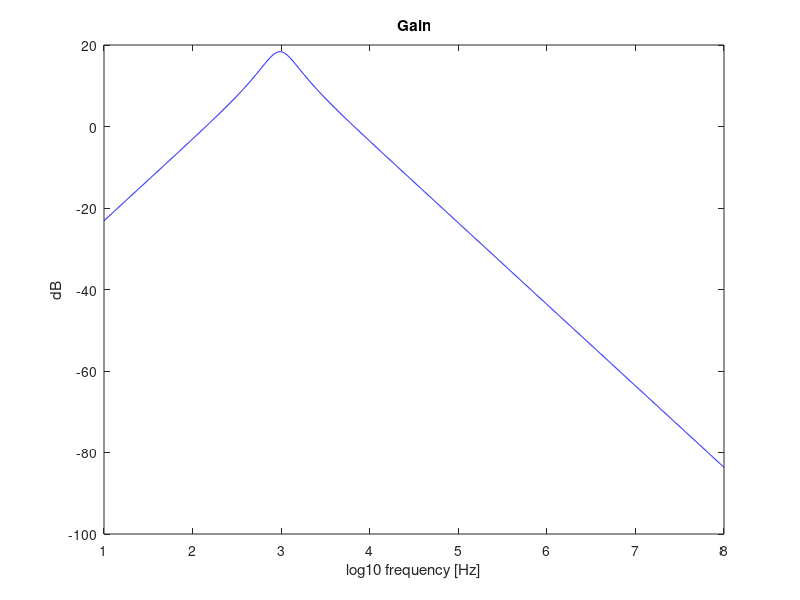
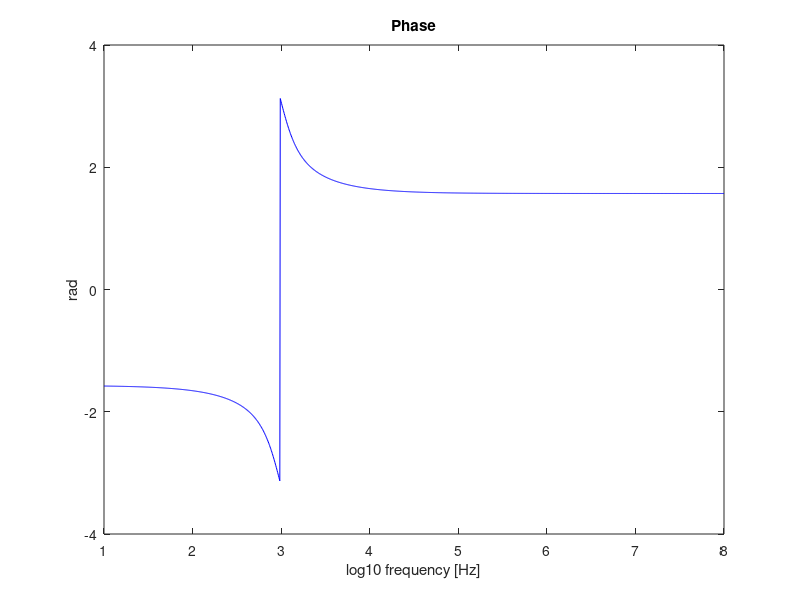

Write the MATLAB code that produced these figures, in order. (Note: this script raises an error after producing the figures.)


% file = fopen("../doc/GainStage_OP.tex", "w");
% fprintf(file, "VEQ & %e\\\\ \\\hline\n", VEQ);
% fprintf(file, "IB1 & %e\\\\ \\\hline\n", IB1);
% fprintf(file, "IC1 & %e\\\\ \\\hline\n", IC1);
% fprintf(file, "VEQ & %e\\\\ \\\hline\n", IE1);
% fprintf(file, "VE1 & %e\\\\ \\\hline\n", VE1);
% fprintf(file, "V01 & %e\\\\ \\\hline\n", VO1);
% fprintf(file, "VCE & %e\\\\ \\\hline\n", VCE);
% fclose(file);

% file = fopen("../doc/GainStage_AC.tex", "w");
% fprintf(file, "gm1 & %e\\\\ \\\hline\n", gm1);
% fprintf(file, "$r \pi 1$ & %e\\\\ \\\hline\n", rpi1);
% fprintf(file, "r01 & %e\\\\ \\\hline\n", ro1);
% fprintf(file, "AV1 & %e\\\\ \\\hline\n", AV1);
% fprintf(file, "$AV1_{DB}$ & %e\\\\ \\\hline\n", AVI_DB);
% fprintf(file, "ZI1& %e\\\\ \\\hline\n", ZI1);
% fprintf(file, "ZO1 & %e\\\\ \\\hline\n", ZO1);
% fclose(file);

% file = fopen("../doc/OutputStage_OP.tex", "w");
% fprintf(file, "VI2 & %e\\\\ \\\hline\n", VO1);
% fprintf(file, "IC2 & %e\\\\ \\\hline\n", IC2);
% fprintf(file, "IE2 & %e\\\\ \\\hline\n", IE2);
% fprintf(file, "VO2 & %e\\\\ \\\hline\n", VO2);
% fclose(file);

% file = fopen("../doc/OutputStage_AC.tex", "w");
% fprintf(file, "gm2 & %e\\\\ \\\hline\n", gm2);
% fprintf(file, "$r \pi 2$ & %e\\\\ \\\hline\n", 1/gpi2);
% fprintf(file, "r02 & %e\\\\ \\\hline\n", 1/go2);
% fprintf(file, "AV2 & %e\\\\ \\\hline\n", AV2);
% fprintf(file, "$AV_{DB}$ & %e\\\\ \\\hline\n", 20*log10(AV2));
% fprintf(file, "ZI2 & %e\\\\ \\\hline\n", ZI2);
% fprintf(file, "ZO2 & %e\\\\ \\\hline\n", ZO2);
% fclose(file);


% %total
% gB = 1/(1/gpi2+ZO1)
% AV = (gB+gm2/gpi2*gB)/(gB+ge2+go2+gm2/gpi2*gB)*AV1
% AV_DB = 20*log10(abs(AV))
% ZI=ZI1
% ZO=1/(go2+gm2/gpi2*gB+ge2+gB)


% file = fopen("../doc/Final.tex", "w");
% fprintf(file, "AV & %e\\\\ \\\hline\n", AV);
% fprintf(file, "$AV_{DB}$ & %e\\\\ \\\hline\n", AV_DB);
% fprintf(file, "ZI & %e\\\\ \\\hline\n", ZI);
% fprintf(file, "ZO & %e\\\\ \\\hline\n", ZO);
% fclose(file);

jj = 1;

Cmax = 1e-6;
Cmin = 220e-9;

R1k = 1e3;
R10k = 10e3;
R100k = 100e3;

invR1 = 3./R1k + 3./R100k;
invR2 = 3./R10k;

invC1 = 3./Cmax;
invC2 = 3./Cmin;


TGain = zeros(1, 10);
TGain_DB = zeros(1, 10);
phase = zeros(1, 10);
logfreq = zeros(1, 10);

C1  = 1./invC1;
C2 = 1./invC2;

R1 = 1./invR1;
R2 = 1./invR2;   

vin = 1.;

for t = 1:0.005:8

omega = 2*pi*power(10, t);
ZC1 = 1./(I*omega*C1);
ZC2 = 1./(I*omega*C2);

eq1 = [1./R1 + 1./ZC2 + 1./ZC1, -1./ZC2];
eq2 = [-1./ZC1, -1./R2];
A = [eq1; eq2];

B = [vin/R1; 0];

X = A\B;
Vout = X(2);
TGain(jj) = Vout*vin;
TGain_DB(jj) = 20*log10(abs(TGain(jj)));
phase(jj) = arg(TGain(jj));
logfreq(jj) = t;

jj = jj +1;
endfor

figure
plot(logfreq, TGain_DB, "b");
title("Gain");
ylabel ("dB");
xlabel ("log10 frequency [Hz]");
print ("gain.eps", "-depsc");

figure
plot(logfreq, phase, "b");
title("Phase");
ylabel ("rad");
xlabel ("log10 frequency [Hz]");
print ("phase.eps", "-depsc");


[Gmax, idxfreqmax] = max(TGain_DB)

freqmax = power(10, logfreq(idxfreqmax))

%impedance input

omega = 2*pi*freqmax;
ZC1 = 1./(I*omega*C1);
ZC2 = 1./(I*omega*C2);

eq1 = [1./R1 + 1./ZC2 + 1./ZC1, -1./ZC2];
eq2 = [-1./ZC1, -1./R2];
A = [eq1; eq2];

B = [vin/R1; 0];

X = A\B;

current_in = (vin -X(1))/R1
zinput = vin/current_in/1000.

spiceZin = 0.135285 - I*0.1156956
spiceZout = -2.65141e-3 - I*2.17355e-2
spiceGain = 18.27262
spiceFreq = 1000.15


file = fopen("../doc/ResultsTheoretical.tex", "w");
fprintf(file, "$Variable$ & Theory (octave) & Simulation (ngspice) \\\\ \\\hline \n")
fprintf(file, "$Z_{input} [k \\\Omega]$ & %e + %ei & %e + %ei \\\\ \\\hline\n", zinput, zinput/(1*I), spiceZin, spiceZin/(1*I));
fprintf(file, "$Z_{output} [k \\\Omega]$ & %e & %e + %ei \\\\ \\\hline\n", 0, spiceZout, spiceZout/(1*I) );
fprintf(file, "Max $Gain [dB]$ & %e & %e \\\\ \\\hline\n", Gmax, spiceGain);
fprintf(file, "Central frequency [Hz] & %e & %e \\\\ \\\hline\n", freqmax, spiceFreq);
fclose(file);
